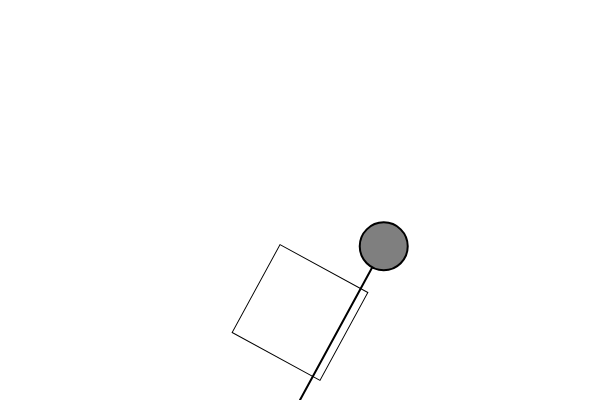
Frame 1 (no input)
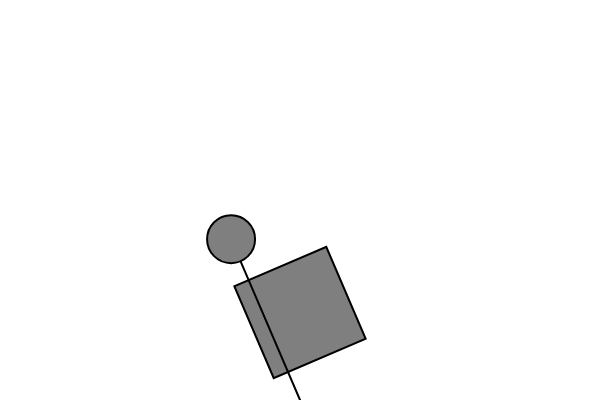
Frame 60 (no input)
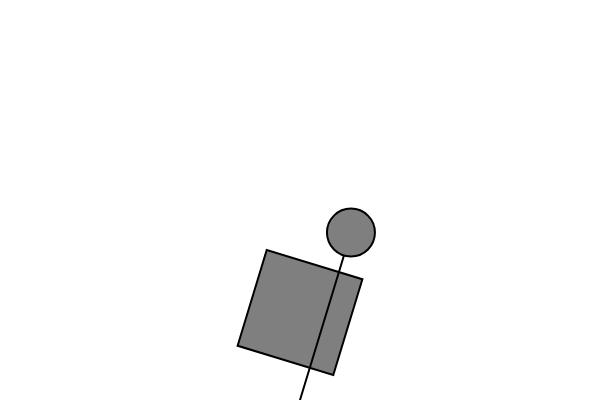
Frame 120 (the mouse pressed at the canvas centre since frame 60)

The p5.js sketch that drew these frames (run headless with seeded random() and noise() and a simulated clock; from frame 60 on, the mouse is pressed at the canvas centre):

// p5.js sketch
// ── sketch.js
// The Nature of Code
// Daniel Shiffman
// http://natureofcode.com

// Pendulum

// A simple pendulum simulation
// Given a pendulum with an angle theta (0 being the pendulum at rest) and a radius r
// we can use sine to calculate the angular component of the gravitational force.

// Gravity Force = Mass * Gravitational Constant;
// Pendulum Force = Gravity Force * sine(theta)
// Angular Acceleration = Pendulum Force / Mass = gravitational acceleration * sine(theta);

// Note this is an ideal world scenario with no tension in the
// pendulum arm, a more realistic formula might be:
// Angular Acceleration = (g / R) * sine(theta)

// For a more substantial explanation, visit:
// http://www.myphysicslab.com/pendulum1.html
let pendulum;

function setup() {
  createCanvas(600, 400);
  // Make a new Pendulum with an origin position and armlength
  pendulum = new Pendulum(width / 2, height, 175);
}


function mousePressed() {
  //pendulum.angle = PI-0.5;
}

function draw() {
  background(255);
  pendulum.update();
  pendulum.show();

  pendulum.drag(); // for user interaction
}

// function mousePressed() {
//   pendulum.clicked(mouseX, mouseY);
// }

// function mouseReleased() {
//   pendulum.stopDragging();
// }

// ── pendulum.js
// The Nature of Code
// Daniel Shiffman
// http://natureofcode.com

// Pendulum

// A Simple Pendulum Class

// This constructor could be improved to allow a greater variety of pendulums
class Pendulum {
  constructor(x, y, r) {
    // Fill all variables
    this.pivot = createVector(x, y);
    this.bob = createVector();
    this.r = r;
    this.angle = PI-0.5;

    this.angleVelocity = 0;
    this.angleAcceleration = 0;
    this.damping = 0.995; // Arbitrary damping
    this.ballr = 24.0; // Arbitrary ball radius
  }

  // Function to update position
  update() {
    // if (mouseIsPressed) {
    //   this.angleAcceleration = map(mouseX, 0, width, -0.001, 0.001);
    // } else {
    //   this.angleAcceleration = 0;
    // }

    // As long as we aren't dragging the pendulum, let it swing!
    if (!this.dragging) {
      let gravity = 0.4; // Arbitrary constant
      this.angleAcceleration = (gravity / this.r) * sin(this.angle); // Calculate acceleration (see: http://www.myphysicslab.com/pendulum1.html)

      this.angleVelocity += this.angleAcceleration; // Increment velocity
      this.angle += this.angleVelocity; // Increment angle
      this.angleVelocity *= this.damping; // Apply some damping
    }
  }

  show() {
    this.bob.set(this.r * sin(this.angle), this.r * cos(this.angle), 0); // Polar to cartesian conversion
    this.bob.add(this.pivot); // Make sure the position is relative to the pendulum's origin
    
    push();
    translate(this.pivot.x, this.pivot.y - this.r/2);
    rectMode(CENTER);
    rotate(-this.angle);
    square(0, 0, 100);
    pop();

    stroke(0);
    strokeWeight(2);
    // Draw the arm
    line(this.pivot.x, this.pivot.y, this.bob.x, this.bob.y);
    fill(127);
    // Draw the ball
    circle(this.bob.x, this.bob.y, this.ballr * 2);
  }

  // The methods below are for mouse interaction

  // This checks to see if we clicked on the pendulum ball
  clicked(mx, my) {
    let d = dist(mx, my, this.bob.x, this.bob.y);
    if (d < this.ballr) {
      this.dragging = true;
    }
  }

  // This tells us we are not longer clicking on the ball
  stopDragging() {
    this.angleVelocity = 0; // No velocity once you let go
    this.dragging = false;
  }

  drag() {
    // If we are draging the ball, we calculate the angle between the
    // pendulum origin and mouse position
    // we assign that angle to the pendulum
    if (this.dragging) {
      let diff = p5.Vector.sub(this.pivot, createVector(mouseX, mouseY)); // Difference between 2 points
      this.angle = atan2(-1 * diff.y, diff.x) - radians(90); // Angle relative to vertical axis
    }
  }
}
